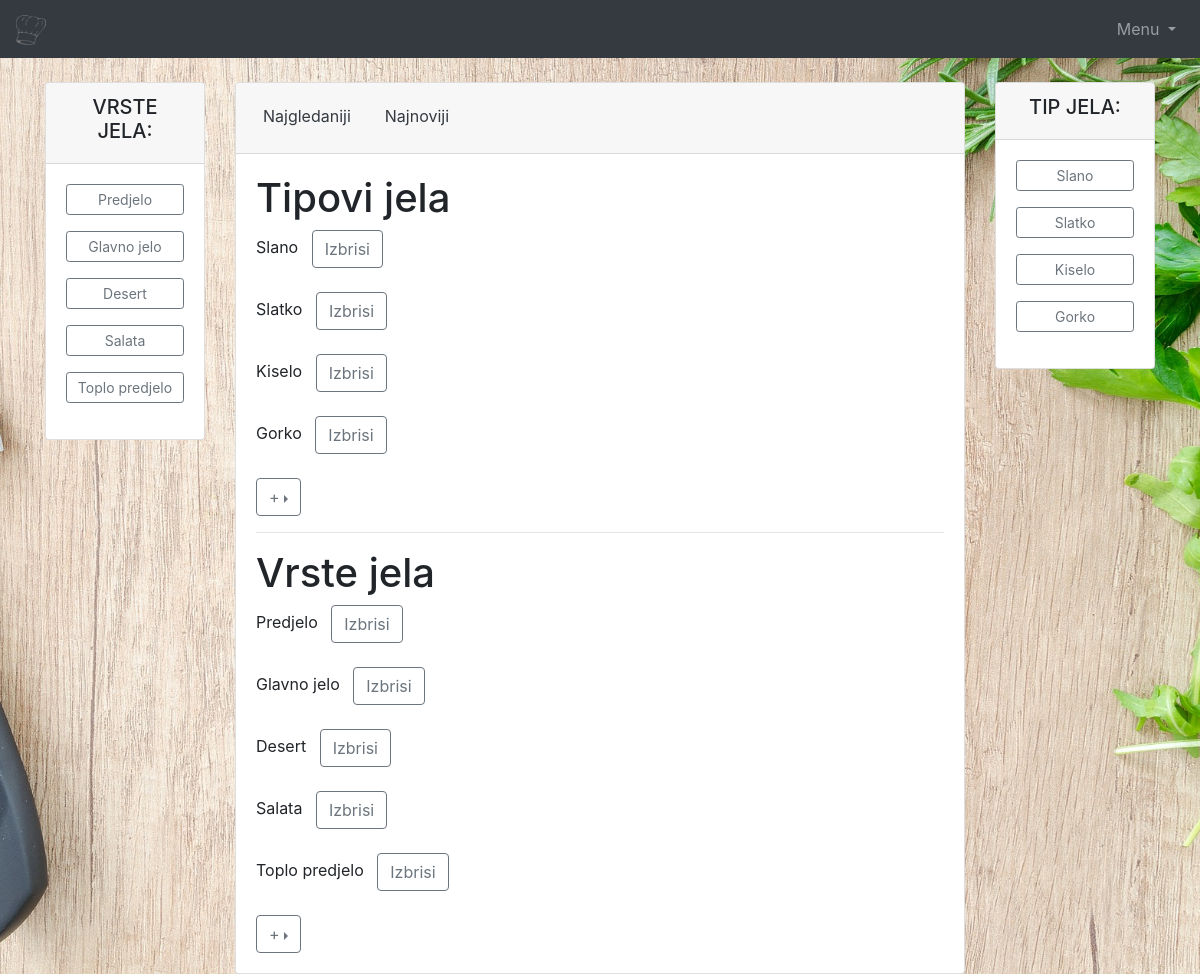
/admin.php?a=auredi (signed in), run on the app's committed database.
### tables this page shows
CREATE TABLE IF NOT EXISTS `vrsta_jela` (
  `id` int(10) UNSIGNED NOT NULL AUTO_INCREMENT,
  `naziv` varchar(50) NOT NULL,
  PRIMARY KEY (`id`)
);

CREATE TABLE IF NOT EXISTS `tip` (
  `id` int(10) UNSIGNED NOT NULL AUTO_INCREMENT,
  `naziv` varchar(50) NOT NULL,
  PRIMARY KEY (`id`)
);

### Help/database.php (called while the page is built, shortened)
<?php
class kuharica_baza {
    public static function connect() {
        $c = new mysqli(self::host, self::user, self::pass, self::database);
        $c->query("SET CHARACTER SET utf8");
        return $c;
    }
}
?>

### admin.php (called while the page is built, shortened)
<?php
require_once ('Controller/ManagerVrsta_jela.php');
require_once ('Help/database.php');
require_once ('Model/ModelVrsta_jela.php');
require_once ('Controller/ManagerTip.php');
require_once ('Model/ModelTip.php');
$vjm = new ManagerVrsta_jela();
$vt = new ManagerTip();
if (!isset($_GET['a'])) {
    $a = '';
} else {
    $a = $_GET['a'];
}
switch ($a) {
    case 'auredi':        $template = 'Admin/AdminTipiVrste';
                          $vrsta_jela = $vjm->getVrsta_jela();
                          $vrsta_tipa = $vt->getTip();
                          break;
}
include_once 'Admin/AdminPocetna.php';
?>

### Controller/ManagerVrsta_jela.php (called while the page is built, shortened)
<?php
class ManagerVrsta_jela{
    private $vise_vrsta_jela = array();
    private $c;
    public function __construct(){
            $this->c = kuharica_baza::connect();
    }
    public function getVrsta_jela(){
        $sql = "SELECT * FROM vrsta_jela";
        $r = $this->c->query($sql);
        while($row = $r->fetch_assoc()){
            $v = new Vrsta_jela();
            $v->setId($row['id']);
            $v->setNaziv($row['naziv']);
            $this->vise_vrsta_jela[] = $v;
        }
        return $this->vise_vrsta_jela;
    }
}
?>

### Model/ModelVrsta_jela.php (called while the page is built, shortened)
<?php
class Vrsta_jela {
    private $id;
    private $naziv;
    public function getId(){return $this->id; }
    public function getNaziv(){return $this->naziv; }
    public function setId($id){ $this->id = $id; }
    public function setNaziv($naziv){ $this->naziv = $naziv; }
}
?>

### Controller/ManagerTip.php (called while the page is built, shortened)
<?php
class ManagerTip {
    private $vise_vrsta_tipova = array();
    private $c;
    public function __construct(){
            $this->c = kuharica_baza::connect();
    }
    public function getTip(){
        $sql = "SELECT * FROM tip";
        $r = $this->c->query($sql);
        while($row = $r->fetch_assoc()){
            $v = new Tip();
            $v->setId($row['id']);
            $v->setNaziv($row['naziv']);
            $this->vise_vrsta_tipova[] = $v;
        }
        return $this->vise_vrsta_tipova;
    }
}
?>

### Model/ModelTip.php (called while the page is built, shortened)
<?php
class Tip {
    private $id;
    private $naziv;
    public function getId(){return $this->id; }
    public function getNaziv(){return $this->naziv; }
    public function setId($id){ $this->id = $id; }
    public function setNaziv($naziv){ $this->naziv = $naziv; }
}
?>

### Admin/AdminTipiVrste.php (the view, shortened to what this page needs)
<h1>Tipovi jela</h1>
<?php
foreach ($vrsta_tipa as $v) {
    echo '<div clas="text-primary">' . $v->getNaziv();
    echo '<a class="btn btn-outline-secondary" href="admin.php?a=izbrisiTIP&id=' . $v->getId() . '" role="button">Izbrisi</a>';
    echo '</div>';
    echo '<br>';
}
?>
<div class="btn-group dropright">
    <button type="button" class="btn btn-outline-secondary dropdown-toggle" data-toggle="dropdown" aria-haspopup="true" aria-expanded="false">+</button>
</div>
<hr>
<h1>Vrste jela</h1>
<?php
foreach ($vrsta_jela as $v) {
    echo '<div clas="text-primary">' . $v->getNaziv();
    echo '<a class="btn btn-outline-secondary" href="admin.php?a=izbrisiVRSTA&id=' . $v->getId() . '" role="button">Izbrisi</a>';
    echo '</div>';
    echo '<br>';
}
?>
<div class="btn-group dropright">
    <button type="button" class="btn btn-outline-secondary dropdown-toggle" data-toggle="dropdown" aria-haspopup="true" aria-expanded="false">+</button>
</div>

### View/prikazVrste_jela.php
<?php
foreach ($vrsta_jela as $v){
    echo '<p><a class="btn btn-outline-secondary btn-sm btn-block" href="?a=vrsta_jela&id='.$v->getId().'">'.$v->getNaziv().'</a></p>';
}
?>

### View/prikazTip.php
<?php
foreach ($vrsta_tipa as $v){
    echo '<p><a class="btn btn-outline-secondary btn-sm btn-block" href="?a=tip&id='.$v->getId().'">'.$v->getNaziv().'</a></p>';
}
?>

### data on the page
vrsta_jela: naziv "Predjelo"
vrsta_jela: naziv "Glavno jelo"
vrsta_jela: naziv "Desert"
vrsta_jela: naziv "Salata"
vrsta_jela: naziv "Toplo predjelo"
tip: naziv "Slano"
tip: naziv "Slatko"
tip: naziv "Kiselo"
tip: naziv "Gorko"
